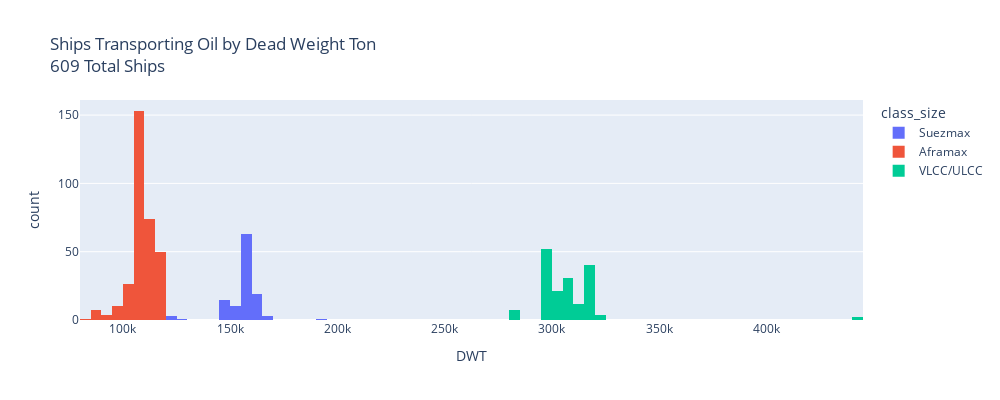

This figure's notebook cell:
### Code cell
fig = px.histogram(oil_ships, x="DWT", color="class_size", nbins=100, title=f"Ships Transporting Oil by Dead Weight Ton <br>"
                                                                            f"{oil_ships.shape[0]} Total Ships")
fig.update_layout(width=1000, height=400)
fig.show()
fig.write_html("oil_ships_dwt_interactive_plot.html")

### Figure 1 — Plotly figure (JSON) as saved in the notebook; plotly's stock layout.template omitted (floating-point values rounded to 4 significant figures; data arrays with more than 128 entries replaced by an {"elided": "..."} marker saying what was removed)
{"data": [{"bingroup": "x", "hovertemplate": "class_size=Suezmax<br>DWT=%{x}<br>count=%{y}<extra></extra>", "legendgroup": "Suezmax", "marker": {"color": "#636efa", "pattern": {"shape": ""}}, "name": "Suezmax", "nbinsx": 100, "orientation": "v", "showlegend": true, "type": "histogram", "x": [149686, 146273, 148435, 124768, 146645, 150841, 150812, 153152, 126355, 159211, 159681, 159758, 159681, 159681, 159711, 159539, 159713, 157327, 159959, 159901, 159999, 160573, 150875, 150284, 160373, 153019, 160240, 147080, 160383, 164626, 160183, 160288, 149993, 159184, 159885, 164262, 164286, 159314, 159453, 159367, 164445, 159999, 159999, 164533, 149989, 149994, 165293, 159924, 151848, 151693, 159438, 166447, 149995, 149995, 149991, 149995, 158553, 159149, 159549, 150581, 159049, 159083, 159116, 159055, 159073, 159426, 159106, 159100, 149993, 159342, 159092, 159081, 159186, 159195, 146427, 146270, 163288, 164608, 164565, 158843, 159395, 152013, 162397, 158706, 163545, 166188, 158889, 158881, 158920, 158784, 158843, 164154, 164154, 164154, 158817, 156760, 156436, 156572, 158033, 156697, 156630, 156694, 158070, 158070, 158096, 158097, 156532, 158574, 158574, 158574, 157258, 158672, 122039, 122018, 192072], "xaxis": "x", "yaxis": "y"}, {"bingroup": "x", "hovertemplate": "class_size=Aframax<br>DWT=%{x}<br>count=%{y}<extra></extra>", "legendgroup": "Aframax", "marker": {"color": "#EF553B", "pattern": {"shape": ""}}, "name": "Aframax", "nbinsx": 100, "orientation": "v", "showlegend": true, "type": "histogram", "x": {"elided": "325 int values"}, "xaxis": "x", "yaxis": "y"}, {"bingroup": "x", "hovertemplate": "class_size=VLCC/ULCC<br>DWT=%{x}<br>count=%{y}<extra></extra>", "legendgroup": "VLCC/ULCC", "marker": {"color": "#00cc96", "pattern": {"shape": ""}}, "name": "VLCC/ULCC", "nbinsx": 100, "orientation": "v", "showlegend": true, "type": "histogram", "x": {"elided": "169 int values"}, "xaxis": "x", "yaxis": "y"}], "layout": {"barmode": "relative", "height": 400, "legend": {"title": {"text": "class_size"}, "tracegroupgap": 0}, "title": {"text": "Ships Transporting Oil by Dead Weight Ton <br>609 Total Ships"}, "width": 1000, "xaxis": {"anchor": "y", "domain": [0, 1], "title": {"text": "DWT"}}, "yaxis": {"anchor": "x", "domain": [0, 1], "title": {"text": "count"}}}}
